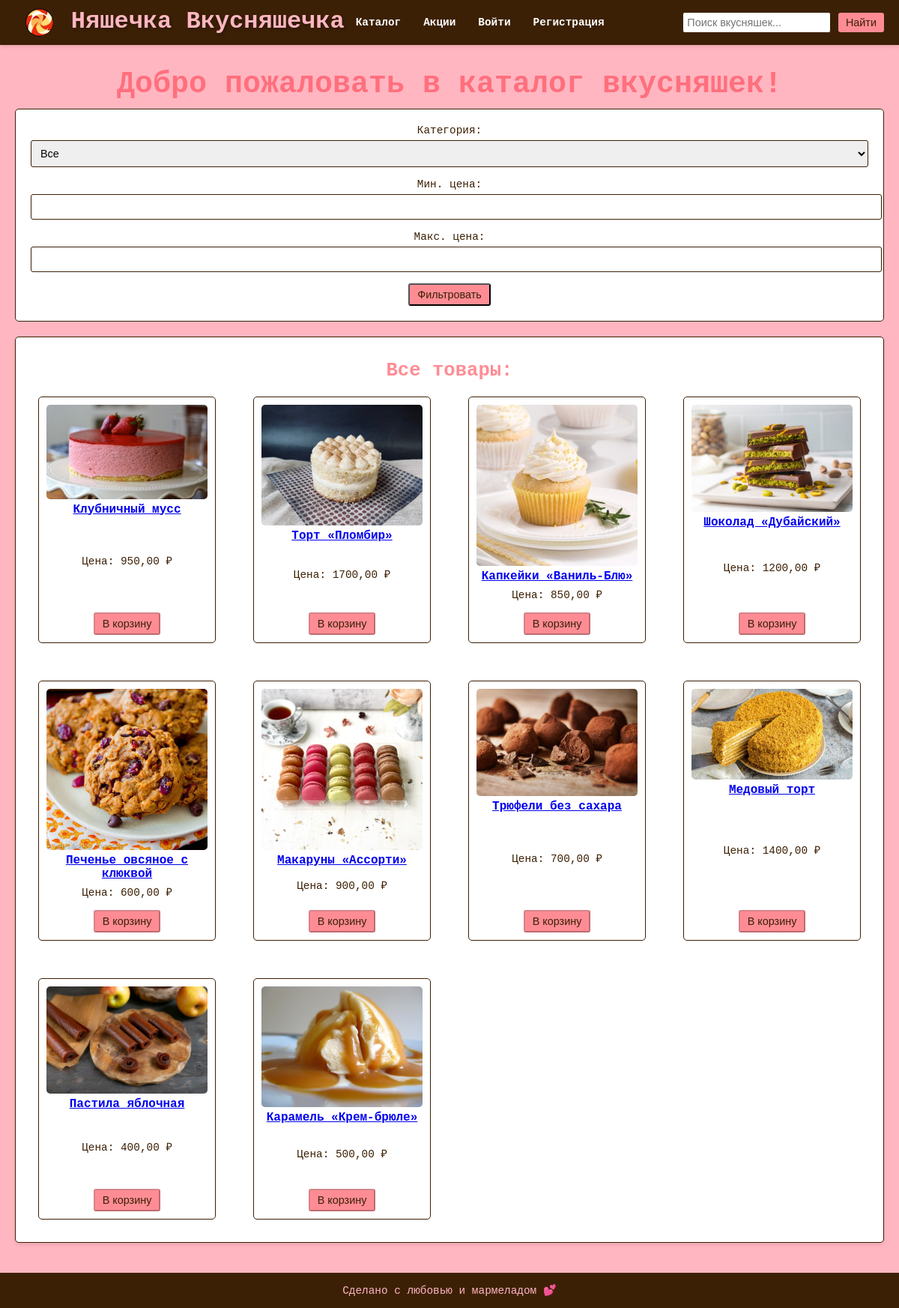
The app's page /shop/catalog/ with its own data.
### shop/models.py (models this page shows, shortened)
class Product(models.Model):
    name = models.CharField(max_length=200, verbose_name="Название")
    description = models.TextField(blank=True, verbose_name="Описание")
    price = models.DecimalField(max_digits=10, decimal_places=2, verbose_name="Цена")
    category = models.ForeignKey(Category, on_delete=models.CASCADE, related_name='products', verbose_name="Категория")
    store = models.ForeignKey(Store, on_delete=models.CASCADE, related_name='products', verbose_name="Магазин")
    created_at = models.DateTimeField(auto_now_add=True, verbose_name="Дата добавления")
    is_available = models.BooleanField(default=True, verbose_name="В наличии")
    image = models.CharField(max_length=200, blank=True, null=True, verbose_name="Изображение")
    class Meta:
        verbose_name = "Товар"
        verbose_name_plural = "Товары"

### shop/views.py (the view)
# urls.py: path('catalog/', views.catalog, name='catalog'),
def catalog(request):
    now = timezone.now()
    recent_date = now - timedelta(days=30)
    products = Product.objects.filter(is_available=True)
    categories = Category.objects.all()
    selected_category = request.GET.get('category')
    min_price = request.GET.get('min_price')
    max_price = request.GET.get('max_price')
    if selected_category:
        products = products.filter(category_id=selected_category)
    if min_price:
        products = products.filter(price__gte=min_price)
    if max_price:
        products = products.filter(price__lte=max_price)
    products_with_cart = []
    for product in products:
        products_with_cart.append({
            'product': product,
            'in_cart': CartItem.objects.filter(user=request.user, product=product).exists() if request.user.is_authenticated else False,
            'is_new': False,  # Плашка «Новинка» не нужна в каталоге
        })
    return render(request, 'shop/catalog.html', {
        'products': products_with_cart,
        'categories': categories,
        'selected_category': selected_category,
        'min_price': min_price,
        'max_price': max_price,
    })

### shop/templates/shop/catalog.html (shortened to what this page needs)
{% extends 'shop/base.html' %}
{% load static %}
{% block content %}
<div class="welcome-message">Добро пожаловать в каталог вкусняшек!</div>
<div class="form-section">
    <form method="get" class="product-form">
        <div class="form-group">
            <label for="category">Категория:</label>
            <select name="category" class="form-control">
                <option value="">Все</option>
            </select>
        </div>
        <div class="form-group">
            <label for="min_price">Мин. цена:</label>
            <input type="number" name="min_price" value="{{ min_price }}" class="form-control">
        </div>
        <div class="form-group">
            <label for="max_price">Макс. цена:</label>
            <input type="number" name="max_price" value="{{ max_price }}" class="form-control">
        </div>
        <button type="submit" class="action-btn">Фильтровать</button>
    </form>
</div>
<div class="widget">
    <h3>Все товары:</h3>
    <ol class="product-grid">
        {% for item in products %}
            <li class="product-card">
                <div class="image-container">
                    {% if item.product.id == 1 %}
                        <img src="{% static 'images/products/1.jpg' %}" alt="{{ item.product.name }}" class="item-image">
                    {% elif item.product.id == 2 %}
                        <img src="{% static 'images/products/2.jpg' %}" alt="{{ item.product.name }}" class="item-image">
                    {% elif item.product.id == 3 %}
                        <img src="{% static 'images/products/3.jpg' %}" alt="{{ item.product.name }}" class="item-image">
                    {% elif item.product.id == 4 %}
                        <img src="{% static 'images/products/4.jpg' %}" alt="{{ item.product.name }}" class="item-image">
                    {% elif item.product.id == 5 %}
                        <img src="{% static 'images/products/5.jpg' %}" alt="{{ item.product.name }}" class="item-image">
                    {% elif item.product.id == 6 %}
                        <img src="{% static 'images/products/6.jpg' %}" alt="{{ item.product.name }}" class="item-image">
                    {% elif item.product.id == 7 %}
                        <img src="{% static 'images/products/7.jpg' %}" alt="{{ item.product.name }}" class="item-image">
                    {% elif item.product.id == 8 %}
                        <img src="{% static 'images/products/8.jpg' %}" alt="{{ item.product.name }}" class="item-image">
                    {% elif item.product.id == 9 %}
                        <img src="{% static 'images/products/9.jpg' %}" alt="{{ item.product.name }}" class="item-image">
                    {% elif item.product.id == 10 %}
                        <img src="{% static 'images/products/10.jpg' %}" alt="{{ item.product.name }}" class="item-image">
                    {% else %}
                        <img src="{% static 'images/logo.png' %}" alt="Нет изображения" class="item-image">
                    {% endif %}
                </div>
                <div class="item-info">
                    <a href="{% url 'shop:product_detail' item.product.id %}">
                        <strong>{{ item.product.name }}</strong>
                    </a>
                    <p>Цена: {{ item.product.price }} ₽</p>
                    {% if user.is_authenticated %}
                        <a href="{% url 'shop:add_to_cart' item.product.id %}" class="cart-btn">
                            {% if item.in_cart %}Убрать из корзины{% else %}В корзину{% endif %}
                        </a>
                        <a href="{% url 'shop:product_update' item.product.id %}" class="action-btn">Редактировать</a>
                        <a href="{% url 'shop:product_delete' item.product.id %}" class="action-btn">Удалить</a>
                    {% else %}
                        <button class="cart-btn" disabled>В корзину</button>
                    {% endif %}
                </div>
            </li>
        {% empty %}
            <li>Нет товаров по заданным параметрам.</li>
        {% endfor %}
    </ol>
</div>
{% endblock %}

### shop/static/shop/css/style.css (style rules this page uses)
html { height: 100%; }
body { font-family: monospace; font-size: 16px; margin: 0; padding: 0; background-color: #ffb6c1; color: #3c2005; min-height: 100vh; display: flex; flex-direction: column; }
.welcome-message { font-size: 2.5em; color: #ff6f7d; text-align: center; margin: 10px 0; font-weight: bold; }
.widget { background-color: #fff; padding: 20px; margin-bottom: 20px; border-radius: 5px; box-shadow: 0 2px 5px rgba(0,0,0,0.1); border: 1px solid #3c2005; text-align: center; }
.widget h3 { margin: 0; padding: 10px 0; color: #ff8c94; font-size: 1.6em; font-weight: bold; }
.product-grid, .category-grid, .promotion-grid { list-style: none; padding: 0; display: grid; grid-template-columns: repeat(auto-fill, minmax(200px, 1fr)); gap: 30px; justify-content: center; margin: 0 auto; }
.product-card { background-color: #fff; padding: 10px; margin: 10px; border: 1px solid #3c2005; border-radius: 5px; text-align: center; position: relative; display: flex; flex-direction: column; justify-content: space-between; min-height: 300px; }
.product-card strong, .promotion-card strong, .category-card a { font-size: 1em; }
.image-container { position: relative; }
.item-image { max-width: 100%; height: auto; border-radius: 5px; }
.item-info { flex-grow: 1; display: flex; flex-direction: column; justify-content: space-between; }
.item-info p { margin: 5px 0; font-size: 0.9em; }
.action-btn, .cart-btn { display: block; margin: 10px auto 0; padding: 5px 10px; background-color: #ff8c94; color: #3c2005; text-decoration: none; border-radius: 3px; text-align: center; font-size: 0.9em; }
.form-section { background-color: #fff; padding: 20px; margin-bottom: 20px; border-radius: 5px; border: 1px solid #3c2005; text-align: center; }
.form-group { margin-bottom: 15px; }
.form-group label { display: block; margin-bottom: 5px; font-size: 0.9em; }
.form-control { width: 100%; padding: 8px; border: 1px solid #3c2005; border-radius: 3px; font-size: 0.9em; }

### records on screen
Product: product.name "Клубничный мусс", product.price "950,00"
Product: product.name "Торт «Пломбир»", product.price "1700,00"
Product: product.name "Капкейки «Ваниль-Блю»", product.price "850,00"
Product: product.name "Шоколад «Дубайский»", product.price "1200,00"
Product: product.name "Печенье овсяное с клюквой", product.price "600,00"
Product: product.name "Макаруны «Ассорти»", product.price "900,00"
Product: product.name "Трюфели без сахара", product.price "700,00"
Product: product.name "Медовый торт", product.price "1400,00"
Product: product.name "Пастила яблочная", product.price "400,00"
Product: product.name "Карамель «Крем-брюле»", product.price "500,00"
